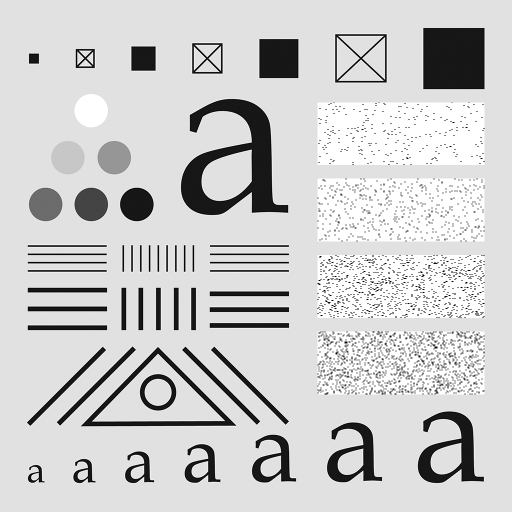
#> input picture technique eleven/src/Gaussian Bandpass Filter/testpattern1024.tif, 1024 x 1024 px (shown at 1/2 size)
$ python gaussianBandpassFilter.py
#> lines starting #> are read from the running program, lines starting #| are printed output that depends on the picture
"""
Name: Minh T. Nguyen
ECE 4580 - DIP Midterm
3/19/2021

Q3: Filtering in the Frequency Domain
a/ Write the function bpFilterTF4e(type,M,N,C0,W) for performing bandpass filtering where type refers to either Ideal or Gaussian

ACTIVATE GAUSSIAN BANDPASS FILTER
"""
import math
import cv2 as cv
import numpy as np
from skimage.util import random_noise

def bgFilterTF4e(type, M, N, C0, W):
    """
    Filter in the frequency domain
    @param:
    1. type: can be gaussian or ideal
    2. M = row
    3. N = col
    4. W = the W value

    @return
    The mask of the Gaussian or ideal
    """
    if (type == "Gaussian"):
        d0 = C0
        # rows, cols = shape
        rows = M
        cols = N

        mask = np.zeros((rows, cols))
        mid_row, mid_col = int(rows/2), int(cols/2)
        for i in range(rows):
            for j in range(cols):
                d = math.sqrt((i - mid_row) ** 2 + (j - mid_col)**2)
                if (d == 0):
                    mask[i, j] = np.exp(-((d*d - d0*d0) / (0.000001*W))**2)
                else:
                    mask[i, j] = np.exp(-((d*d - d0*d0) / (d*W))**2)
        return mask

    elif (type == "Ideal"):
        d0 = C0
        rows = M
        cols = N

        mask = np.zeros((rows, cols))
        mid_row, mid_col = int(rows/2), int(cols/2)
        for i in range(rows):
            for j in range(cols):
                d = math.sqrt((i - mid_row) ** 2 + (j - mid_col)**2)
                lower_range = d0 - W/2
                upper_rangge = d0 + W/2
                if (d >= lower_range and d <= upper_rangge):
                    mask[i, j] = 1
                else:
                    mask[i, j] = 0
        return mask

def post_process_image(image):
    """Post process the image to create a full constrast stretch of the image
    @param:
    The image after inverse fourier transform

    @return:
    The image with full contrast stretch
    """
    a = 0
    b = 255
    c = np.min(image)
    d = np.max(image)
    rows, cols = np.shape(image)
    out_im = np.zeros((rows, cols), dtype=int)
    for i in range(rows):
        for j in range(cols):
            if(d-c == 0): # avoid to have d-c = 0 which give infinite answer
                out_im[i, j] = ((b-a)/ 0.000001) * (image[i, j] - c) + a
            else:
                out_im[i, j] = ((b-a)/ (d-c)) * (image[i, j] - c) + a

    return np.uint8(out_im)

def main():
    print("Running")
    im = cv.imread("testpattern1024.tif", 0)
#> im is the input picture: shape (1024, 1024); min 0, max 255, mean 204.4

    # 1. Input the image and obtain the padding size
    im = cv.copyMakeBorder(im, 512, 512, 512, 512, cv.BORDER_CONSTANT,value=0) # make sure to pad
#> im: shape (2048, 2048)
    cv.imshow("Original", im[512:1535, 512:1535])

    # 2. Generate the Gaussian noise
    gauss = np.random.normal(0,1,im.size)
    gauss = gauss.reshape(im.shape[0],im.shape[1]).astype('uint8')

    # Add the Gaussian noise to the image
    im = cv.add(im,gauss)
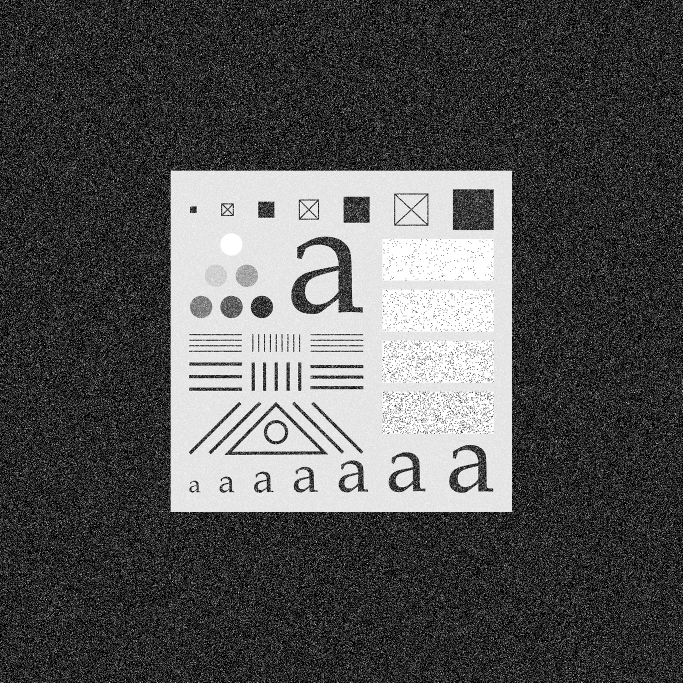
#> im: shape (2048, 2048) (shown at 1/3 size); min 0, max 255, mean 83.6
    cv.imshow("Noise-corrupted Image", im[512:1535, 512:1535])

    # 3. Get the rows and cols of the image
    M, N = np.shape(im)
#> M = 2048; N = 2048

    # 4. Computer the fft of the image
    fft = np.fft.fft2(im)

    # 5. Shift the fft to the center of the low frequencies
    shift_fft = np.fft.fftshift(fft)

    # 6. Get the mask
    mask = bgFilterTF4e(type="Gaussian", M=M, N=N, C0=45, W=100)
#> after the loop in bgFilterTF4e, `for i in range(rows):`:
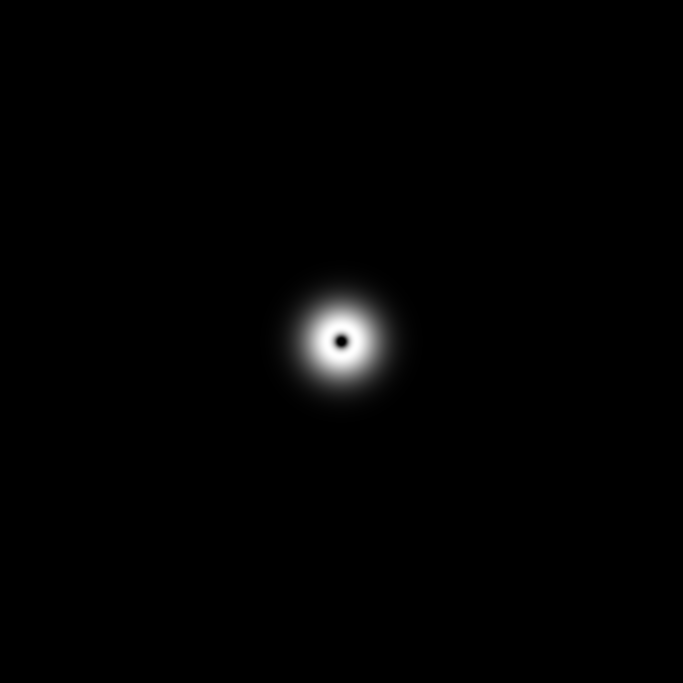
#> mask: shape (2048, 2048) float64 (shown at 1/3 size); min 0, max 1, mean 0.00979

    # 7. Filter the image frequency based on the mask
    filtered_image = np.multiply(mask, shift_fft)
    mag_filtered_dft = np.log(np.abs(filtered_image) + 1)
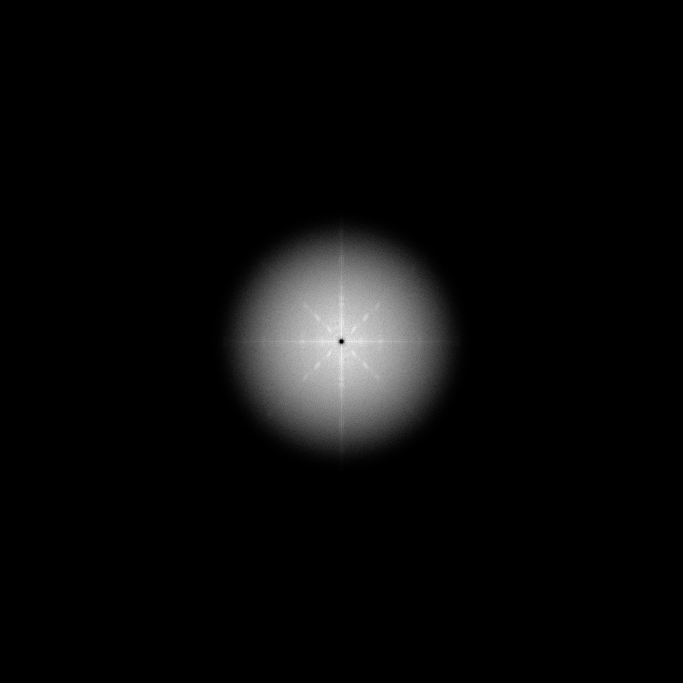
#> mag_filtered_dft: shape (2048, 2048) float64 (shown at 1/3 size); min 0, max 15.4, mean 0.579; drawn with min black and max white
    filtered_dft = post_process_image(mag_filtered_dft)
#> in post_process_image, `c = np.min(image)`: c = 0
#> in post_process_image, `d = np.max(image)`: d = 15.4
#> after the loop in post_process_image, `for i in range(rows):`:
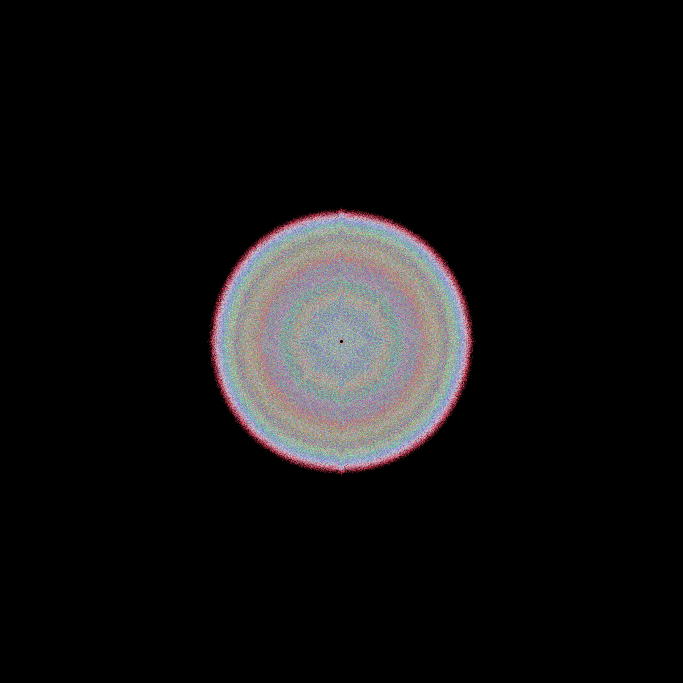
#> out_im: shape (2048, 2048) int64 (shown at 1/3 size); 256 distinct labels, from 0 to 255; one colour per label, 0 black

    # 8. Compute the inverest shift
    shift_ifft = np.fft.ifftshift(filtered_image)

    # 9. Compute the inverse fourier transform
    ifft = np.fft.ifft2(shift_ifft)

    # 10. Compute the magnitude
    mag = np.abs(ifft)
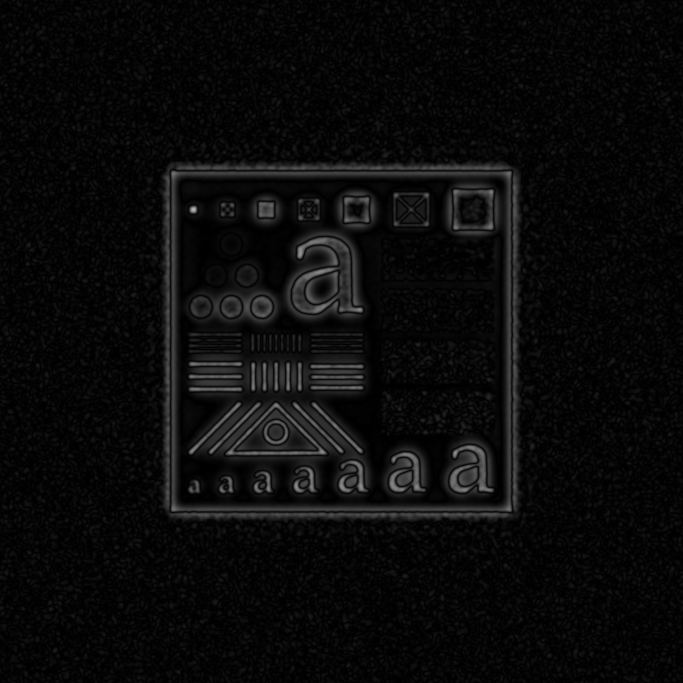
#> mag: shape (2048, 2048) float64 (shown at 1/3 size); min 9.21e-07, max 185.4, mean 10.9

    # 11. full contrast stretch
    filtered_image = post_process_image(mag)
#> in post_process_image (call 2), `c = np.min(image)`: c = 9.21e-07
#> in post_process_image (call 2), `d = np.max(image)`: d = 185.4
#> after the loop in post_process_image (call 2), `for i in range(rows):`:
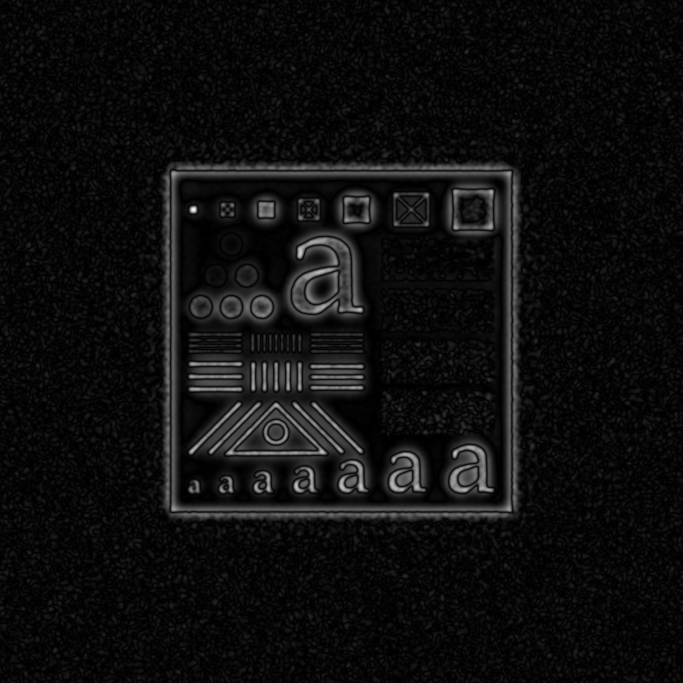
#> out_im: shape (2048, 2048) int64 (shown at 1/3 size); min 0, max 254, mean 14.6

    cv.imshow("Gaussian LPF Filtered Image", filtered_image[512:1535, 512:1535])
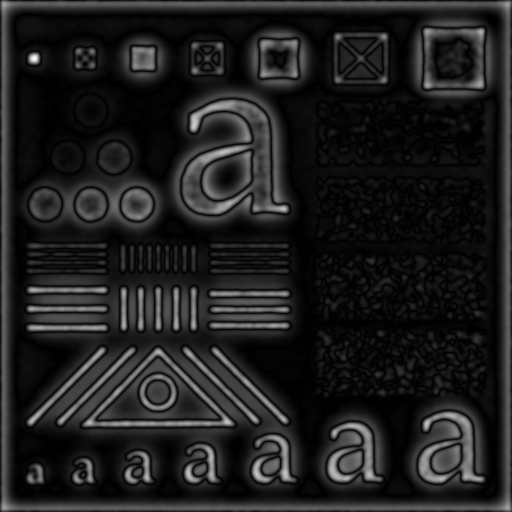
#> window 'Gaussian LPF Filtered Image': shape (1023, 1023) (shown at 1/2 size); min 0, max 254, mean 30.7

    cv.waitKey(0)
    cv.destroyAllWindows() # Allow to press enter to delete all

if __name__ == "__main__":
    main()
